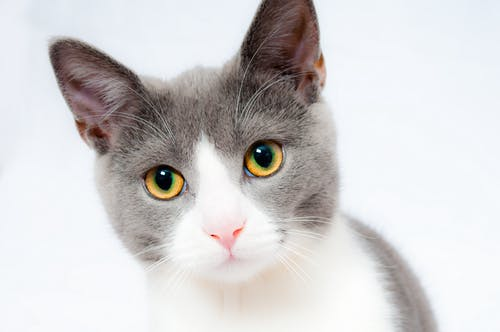
#> input picture python/data/train/sample-picture.jpg, 500 x 332 px
$ python printCatFace.py
#> lines starting #> are read from the running program, lines starting #| are printed output that depends on the picture
### python/src/face_detaction.py
import cv2
import os
from PIL import Image
import matplotlib.pyplot as plt
import numpy as np


class FaceDetection:
    SF=1.05
    N=3

    def __init__(self, haar):
        self.haar = haar

    def getFaceRectangles(self, picturePath):
#> called with picturePath = 'python/data/train/sample-picture.jpg'
        image = cv2.imread(picturePath)
#> image is the input picture: shape (332, 500, 3); mean B, G, R 208.3, 207.8, 209.8
        gray = cv2.cvtColor(image, cv2.COLOR_BGR2GRAY)
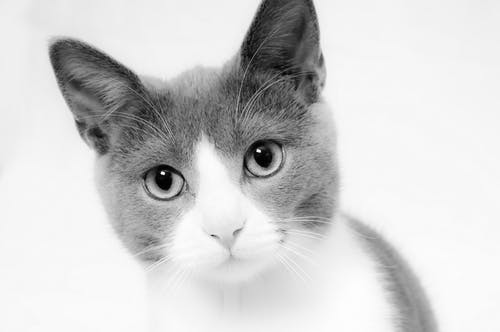
#> gray: shape (332, 500); min 0, max 254, mean 208.5

        # load the cat detector Haar cascade, then detect cat faces
        # in the input image
        detector = cv2.CascadeClassifier(self.haar)
        rects = detector.detectMultiScale(gray, scaleFactor=self.SF, minNeighbors=self.N, minSize=(75, 75))
#> rects = [[79, 62, 256, 256]]

        results = []
        for (i, (x, y, w, h)) in enumerate(rects):
            results.append(image[y:y+h, x:x+w])
#> this loop made 1 pass
#> after the loop, results = 1 item

        return results

### python/src/printCatFace.py
import cv2
import os
import face_detaction
import matplotlib.pyplot as plt
import numpy as np
import pathlib

def main():
    pictureBase = pathlib.Path('../data').resolve()
    srcBase = pathlib.Path('./').resolve()

    # get path
    fileName = 'sample-picture.jpg'
    fileNameWithoutExt = os.path.splitext(os.path.basename(fileName))[0]
    fileExt = os.path.splitext(fileName)[1]

    haarPath = os.path.join(srcBase, 'haarcascade_frontalcatface.xml')
    picturePath = os.path.join(pictureBase, 'train', fileName)

    detector = face_detaction.FaceDetection(haarPath)
    rects = detector.getFaceRectangles(picturePath)
#> rects = 1 item

    for (i, rect) in enumerate(rects):
        fileNo = str(i) if i != 0 else ''
        outFile = os.path.join(pictureBase, 'out', fileNameWithoutExt + fileNo + fileExt)
        cv2.imwrite(outFile, rect)
#> this loop made 1 pass
#> fileNo on pass 1: ''
#> pass 1, in main, `cv2.imwrite(outFile, rect)`:
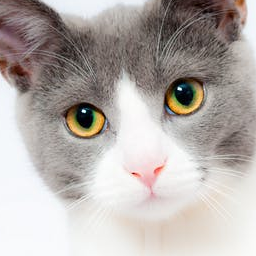
#> saved as sample-picture.jpg: shape (256, 256, 3); mean B, G, R 170.5, 174.3, 181.2

if __name__ == "__main__":
    main()
